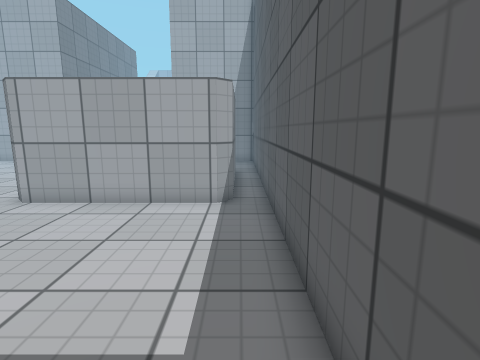
View 1 (above)

14 first-person views from a walk through a Unity game level. The camera is 1.2 m above the floor, tilts 10° down and sees 80° across. The floor is counted in squares, 0.5 m on a side. Each view is taken from the middle of a square. On the plan, view 1 faces up. The plan holds only what a view shows up to about 18 squares ahead; the rest is blank. The place goes on beyond the plan. The player is left out. Surface patterns are stand-ins for the level's own textures.

View 2
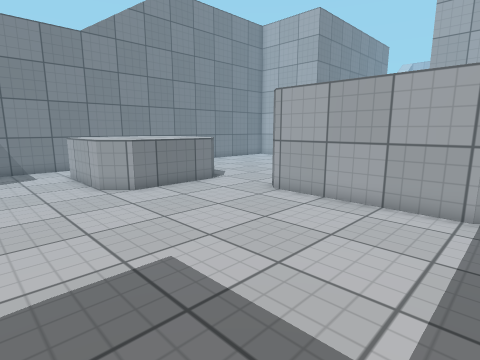

View 3
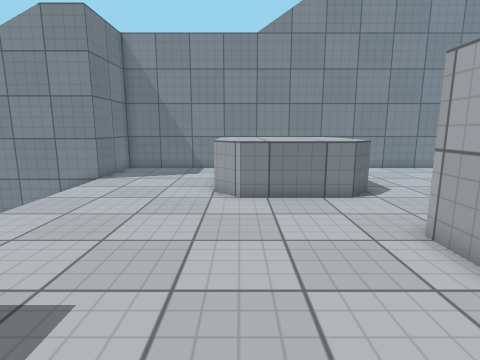

View 4
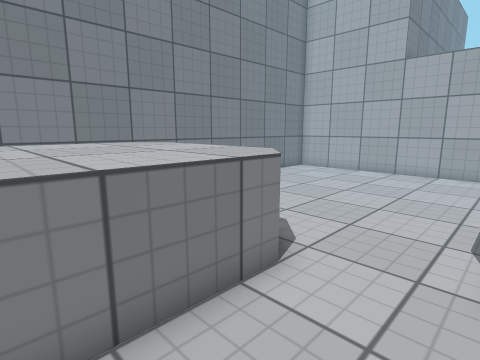

View 5
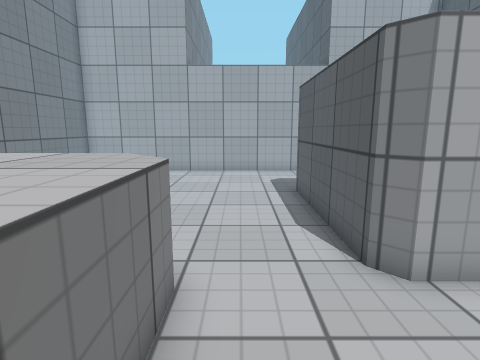

View 6
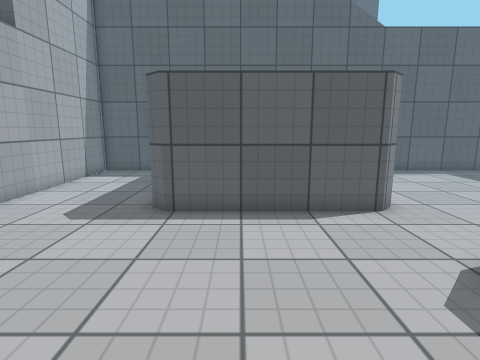

View 7
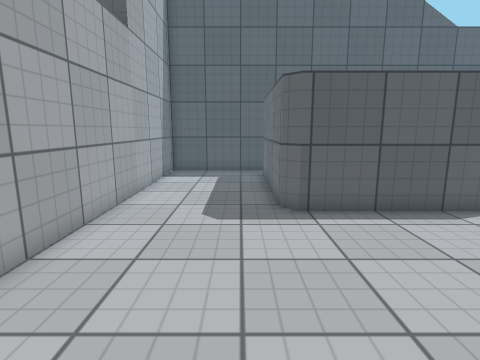

View 8
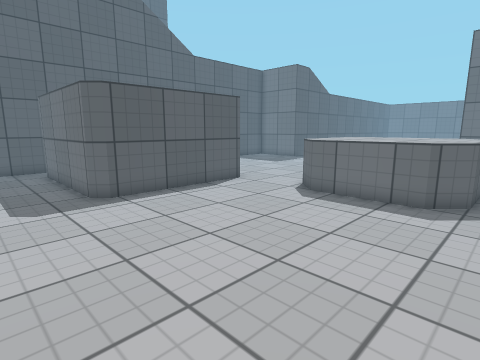

View 9
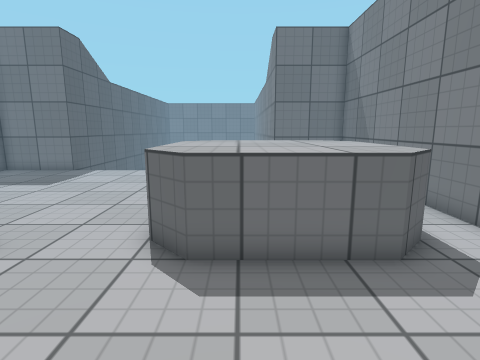

View 10
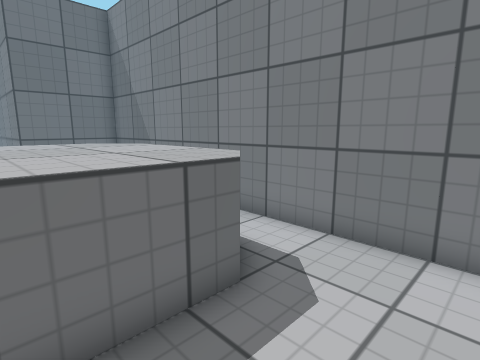

View 11
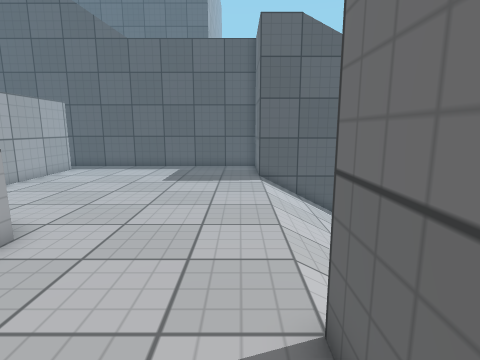

View 12
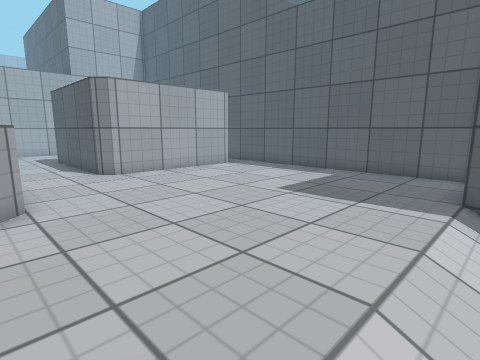

View 13
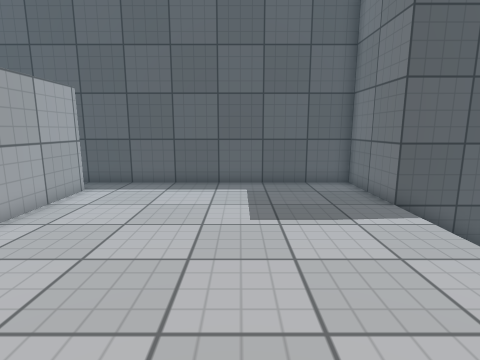

View 14
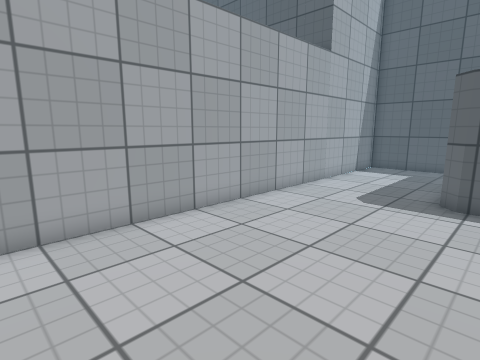

### Floor plan
Key: @ floor where view 1 was taken; # wall or solid block; . floor; / step, stairs or slope; ^ raised ledge.
Columns run from 19 left of view 1 to 1 right of it. Each row starts with its distance up from view 1.
 22 #####################
 21 #...................#
 20 #...................#
 19 #...................#
 18 #...................#
 17 #...........#######.#
 16 #..........##       #
 15 #..........#       ##
 14 #..........#       ##
 13 #..........#       ##
 12 #..........#       ##
 11 #..........#       ##
 10 #..^^^^^...##     ###
  9 #.^^^^^^^...#######.#
  8 #.^^^^^^^...........#
  7 #.^^^^^^^...........#
  6 # ^^^^^^^...........#
  5 # ^^^^^^^...........#
  4 #..^^^^^............#
  3 #...................#
  2 #...................#
  1 #...................#
  0 #..................@#
 -1 #...................#
 -2 #####...........#####
 -3     # //////////#

Positions as (right, up) in squares from view 1, and headings:
1: (0, 0), facing up
2: (0, 0), facing up-left
3: (-1, 5), facing left
4: (-8, 5), facing up-left
5: (-10, 5), facing up
6: (-16, 14), facing right
7: (-16, 18), facing right
8: (-18, 20), facing down-right
9: (-13, 15), facing down
10: (-13, 13), facing down-left
11: (-18, -1), facing right
12: (-12, -3), facing up-right
13: (-12, 3), facing right
14: (-18, 15), facing up-right
